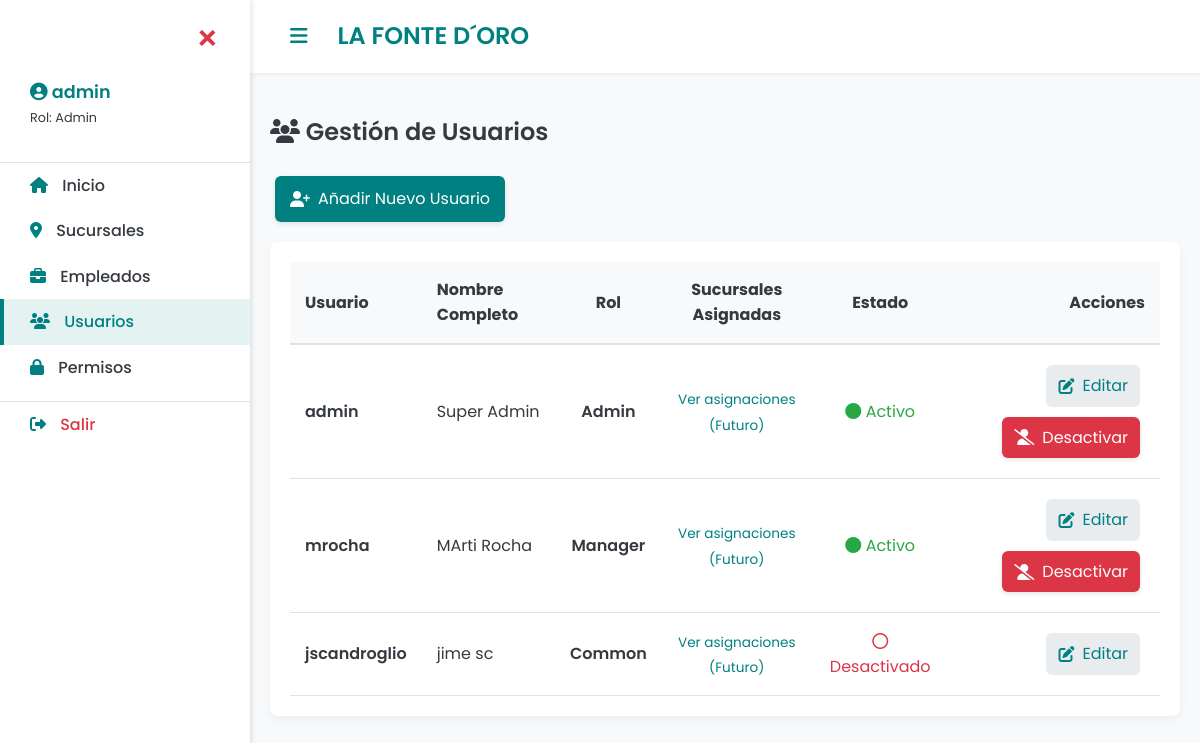
Page /users (signed in) on the earlier database version.
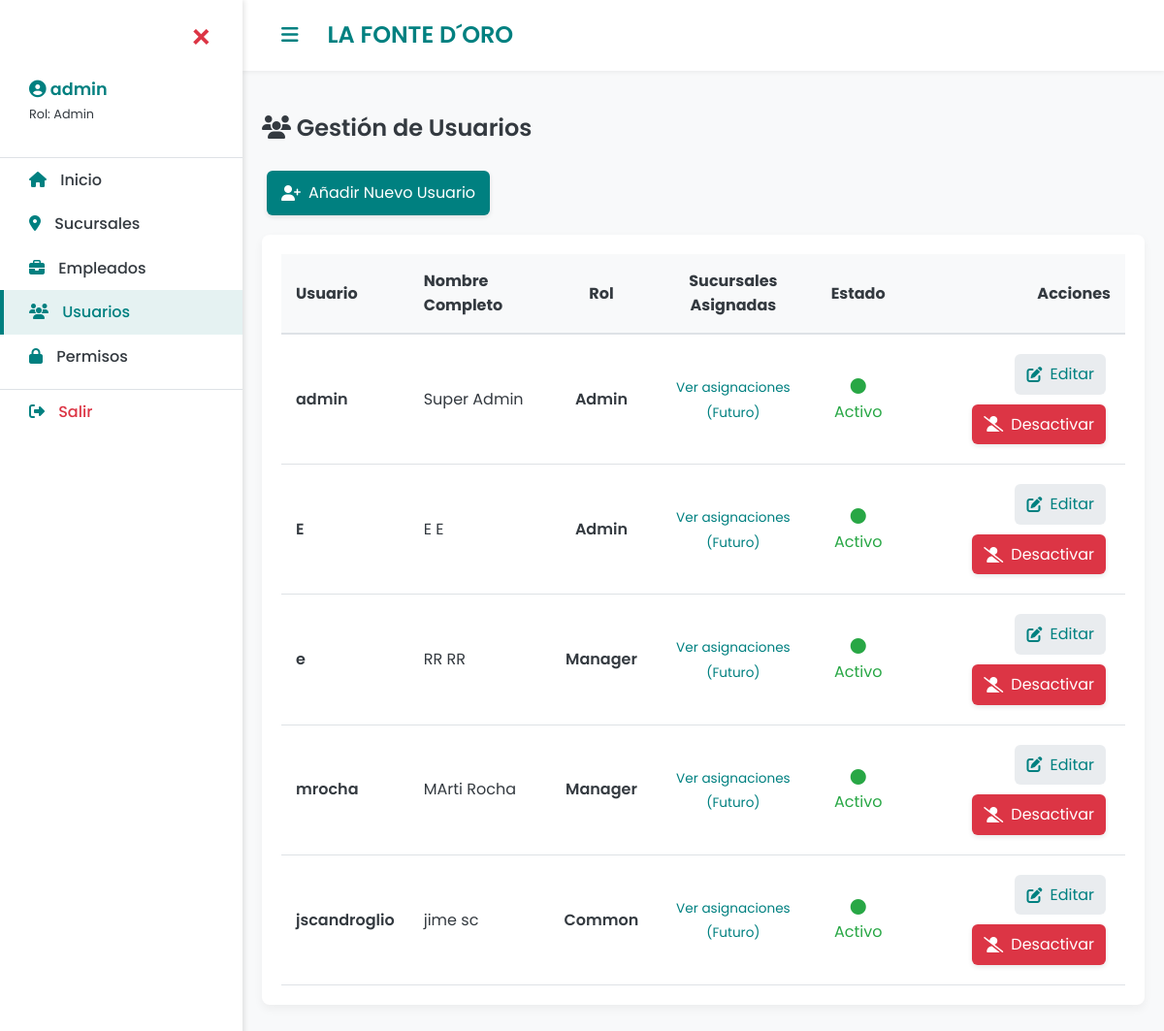
Same page on the later database version.
### run.py (models this page shows)
class User(db.Model):
    __tablename__ = 'user'
    id = db.Column(db.Integer, primary_key=True)
    username = db.Column(db.String(80), unique=True, nullable=False)
    password = db.Column(db.String(120), nullable=False)
    first_name = db.Column(db.String(80))
    last_name = db.Column(db.String(80))
    role = db.Column(db.String(20), nullable=False, default='common')
    is_active = db.Column(db.Integer, default=1)
    branches = db.relationship('Branch', secondary='user_branches',
                               backref=db.backref('users', lazy='dynamic'))

### run.py (the view)
@app.route('/users')
@requires_permission
def manage_users():
    users = db.session.query(User).order_by(User.last_name).all()
    return render_template('users_list.html', users=users)

### run.py (called while the page is built, shortened)
def check_permission(role, endpoint):
    if role == 'admin':
        return True

def requires_permission(f):
    @wraps(f)
    def decorated_function(*args, **kwargs):
        if not session.get('logged_in'):
             return redirect(url_for('login'))
        user_role = session.get('role')
        required_endpoint = f.__name__
        if not check_permission(user_role, required_endpoint):
            flash(f"Acceso denegado. Tu rol '{user_role.capitalize()}' no tiene permiso para acceder a {required_endpoint.replace('_', ' ').title()}.", 'danger')
            return redirect(url_for('index'))
        return f(*args, **kwargs)
    return decorated_function

### templates/users_list.html (shortened to what this page needs)
{% extends "base.html" %}
{% block content %}
    <h2><i class="fas fa-users"></i> Gestión de Usuarios</h2>
    <a href="{{ url_for('user_form') }}" class="btn btn-primary" style="margin-bottom: 20px;">
        <i class="fas fa-user-plus"></i> Añadir Nuevo Usuario
    </a>
    <div class="card">
        <div style="overflow-x: auto;">
            <table style="width: 100%; border-collapse: collapse; min-width: 800px;">
                <thead>
                    <tr style="border-bottom: 2px solid var(--subtle-border); background-color: var(--background-light);">
                        <th style="padding: 15px; text-align: left;">Usuario</th>
                        <th style="padding: 15px; text-align: left;">Nombre Completo</th>
                        <th style="padding: 15px; text-align: center;">Rol</th>
                        <th style="padding: 15px; text-align: center;">Sucursales Asignadas</th>
                        <th style="padding: 15px; text-align: center;">Estado</th>
                        <th style="padding: 15px; text-align: right;">Acciones</th>
                    </tr>
                </thead>
                <tbody>
                    {% for user in users %}
                    <tr style="border-bottom: 1px solid var(--subtle-border); transition: background-color 0.2s;">
                        <td style="padding: 15px; font-weight: 600;">{{ user.username }}</td>
                        <td style="padding: 15px;">{{ user.first_name }} {{ user.last_name }}</td>
                        <td style="padding: 15px; text-align: center;">
                            <span style="font-weight: 600; text-transform: capitalize;">{{ user.role }}</span>
                        </td>
                        <td style="padding: 15px; text-align: center;">
                            <span style="font-size: 0.85rem; color: var(--primary-color);">Ver asignaciones (Futuro)</span>
                        </td>
                        <td style="padding: 15px; text-align: center;">
                            {% if user.is_active %}
                                <span style="color: var(--success-color);"><i class="fas fa-circle"></i> Activo</span>
                            {% else %}
                                <span style="color: var(--danger-color);"><i class="far fa-circle"></i> Desactivado</span>
                            {% endif %}
                        </td>
                        <td style="padding: 15px; text-align: right;">
                            <a href="{{ url_for('user_form', user_id=user.id) }}" class="btn" style="background-color: #E9ECEF; color: var(--primary-color); box-shadow: none; padding: 8px 12px;">
                                <i class="fas fa-edit"></i> Editar
                            </a>
                            {% if user.is_active %}
                                <a href="{{ url_for('deactivate_user_route', user_id=user.id) }}" class="btn btn-danger" onclick="return confirm('¿Estás seguro de DESACTIVAR a {{ user.username }}?');" style="padding: 8px 12px;">
                                    <i class="fas fa-user-slash"></i> Desactivar
                                </a>
                            {% endif %}
                        </td>
                    </tr>
                    {% else %}
                    <tr><td colspan="6" style="text-align: center; padding: 20px; color: var(--primary-color);">No hay usuarios registrados.</td></tr>
                    {% endfor %}
                </tbody>
            </table>
        </div>
    </div>
{% endblock %}

### templates/base.html (shortened to what this page needs)
<!DOCTYPE html>
<html lang="es">
<head>
    <link rel="stylesheet" href="https://cdnjs.cloudflare.com/ajax/libs/font-awesome/6.5.2/css/all.min.css">
</head>
<body>
    <div id="mySidebar" class="sidebar">
        <a href="javascript:void(0)" class="closebtn" onclick="closeNav()">&times;</a>
        <div style="padding: 0 15px 20px 30px; border-bottom: 1px solid var(--subtle-border);">
             <p style="font-weight: 600; font-size: 1.1rem; color: var(--primary-color);">
                 <i class="fas fa-user-circle"></i> {{ session.get('username', 'Invitado') }}
             </p>
             <p style="font-size: 0.8rem; text-transform: capitalize; margin-top: -15px;">
                 Rol: {{ session.get('role', 'N/A') }}
             </p>
        </div>
        {% if session.get('logged_in') %}
            {% set current_path = request.path %}
            <a href="{{ url_for('index') }}" class="{% if current_path == url_for('index') %}active{% endif %}">
                <i class="fas fa-home"></i> Inicio
            </a>
            {% if session.get('role') in ['manager', 'admin'] %}
                <a href="{{ url_for('manage_branches') }}" class="{% if 'branches' in current_path %}active{% endif %}">
                    <i class="fas fa-map-marker-alt"></i> Sucursales
                </a>
            {% endif %}
            {% if session.get('role') in ['manager', 'admin'] %}
                <a href="{{ url_for('manage_employees') }}" class="{% if 'employees' in current_path %}active{% endif %}">
                    <i class="fas fa-briefcase"></i> Empleados
                </a>
            {% endif %}
            {% if session.get('role') in ['manager', 'admin'] %}
                <a href="{{ url_for('manage_users') }}" class="{% if 'users' in current_path %}active{% endif %}">
                    <i class="fas fa-users"></i> Usuarios
                </a>
            {% endif %}
            {% if session.get('role') == 'admin' %}
                <a href="{{ url_for('manage_permissions') }}" class="{% if 'permissions' in current_path %}active{% endif %}">
                    <i class="fas fa-lock"></i> Permisos
                </a>
            {% endif %}
            <a href="{{ url_for('logout') }}" style="color: var(--danger-color); border-top: 1px solid var(--subtle-border); margin-top: 10px;">
                <i class="fas fa-sign-out-alt"></i> Salir
            </a>
        {% endif %}
    </div>
    <header id="main-header">
        <div style="display: flex; align-items: center;">
            <button class="openbtn" onclick="toggleNav()">
                <i class="fas fa-bars"></i>
            </button>
            <div class="logo">
                <h1>LA FONTE D´ORO</h1>
            </div>
        </div>
        </header>
    <main id="main-content">
        {% block content %}{% endblock %}
    </main>
</body>
</html>

### templates/base.html (style rules this page uses)
:root { --primary-color: #008080; --secondary-color: #A1887F; --background-light: #F8F9FA; --text-dark: #343A40; --success-color: #28A745; --danger-color: #DC3545; --subtle-border: #DEE2E6; --sidebar-width: 250px; --active-bg: rgba(0, 128, 128, 0.1); }
body { font-family: 'Poppins', sans-serif; background-color: var(--background-light); color: var(--text-dark); margin: 0; padding: 0; line-height: 1.6; transition: margin-left 0.3s; }
h1, h2 { font-weight: 600; color: var(--text-dark); }
.sidebar { height: 100%; width: var(--sidebar-width); position: fixed; z-index: 1000; top: 0; left: 0; background-color: white; overflow-x: hidden; transition: 0.3s; padding-top: 60px; box-shadow: 2px 0 5px rgba(0,0,0,0.1); }
.sidebar a { padding: 10px 15px 10px 30px; text-decoration: none; font-size: 1rem; color: var(--text-dark); display: block; transition: 0.3s; font-weight: 500; }
.sidebar a i { margin-right: 10px; color: var(--primary-color); }
.sidebar a.active { background-color: var(--active-bg); color: var(--primary-color); border-left: 4px solid var(--primary-color); padding-left: 26px; }
.sidebar .closebtn { position: absolute; top: 0; right: 15px; font-size: 36px; margin-left: 50px; color: var(--danger-color); }
header { background-color: white; box-shadow: 0 2px 4px rgba(0,0,0,0.05); padding: 15px 25px; display: flex; justify-content: space-between; align-items: center; position: sticky; top: 0; z-index: 999; transition: margin-left 0.3s; }
.logo h1 { margin: 0; font-size: 1.5rem; color: var(--primary-color); font-weight: 600; }
.openbtn { font-size: 20px; cursor: pointer; background-color: transparent; color: var(--primary-color); padding: 10px 15px; border: none; margin-right: 15px; }
#main-content { transition: margin-left 0.3s; padding: 20px; margin-left: var(--sidebar-width); }
.btn { padding: 10px 15px; border: none; border-radius: 6px; cursor: pointer; font-weight: 400; transition: all 0.2s ease-in-out; margin: 5px; display: inline-flex; align-items: center; text-decoration: none; box-shadow: 0 2px 5px rgba(0,0,0,0.1); }
.btn i { margin-right: 8px; }
.btn-primary { background-color: var(--primary-color); color: white; }
.btn-danger { background-color: var(--danger-color); color: white; }
.card { background-color: white; border-radius: 8px; box-shadow: 0 4px 10px rgba(0,0,0,0.05); padding: 20px; margin-bottom: 20px; }

Differences in the rows shown:
added User: username "E", first_name "E", last_name "E", role "Admin", is_active 1 (drawn)
added User: username "e", first_name "RR", last_name "RR", role "Manager", is_active 1 (drawn)
changed User "jscandroglio": is_active "Desactivado" → "Activo Desactivar"
